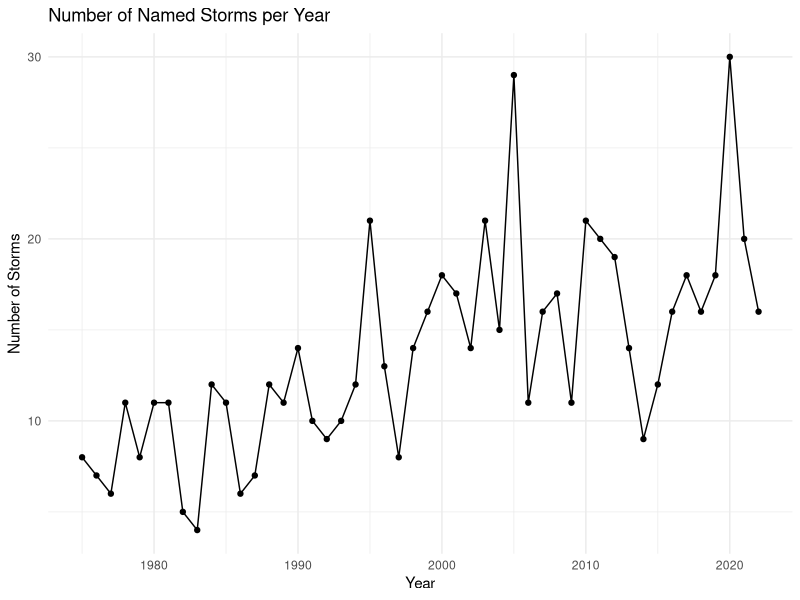

This figure's R source:
## ---- chunk 1
#| label: setup
#| include: false
suppressPackageStartupMessages(library(tidyverse))
## ---- chunk 2
#| label: plot-storms
storms %>%
  group_by(year) %>%
  summarise(n_storms = n_distinct(name)) %>%
  ggplot(aes(x = year, y = n_storms)) +
  geom_line() +
  geom_point() +
  labs(title = "Number of Named Storms per Year",
       x = "Year",
       y = "Number of Storms") +
  theme_minimal()
